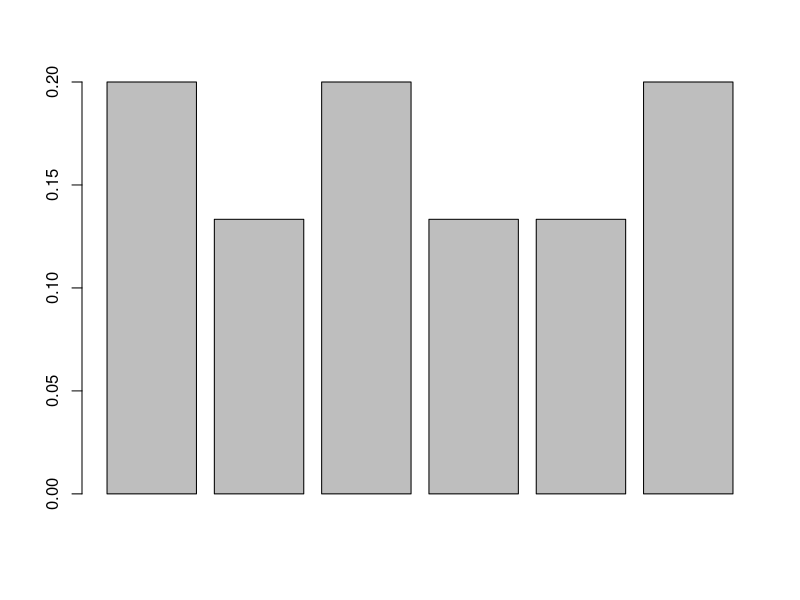

Generate this figure with R:
# Implement a R function multinom, which takes as arguments
#   i) a sample matrix (each row being one sample vector)
#   ii) a probability parameter vector p for a multinomial distribution 
#   iii) the number of trials n.
# The function computes and returns:
#   - the expectation value
#   - the population variance/covariance matrix
#   - the sample mean (R functions apply and mean)
#   - the sample covariance matrix (R function cov)
#   - the value of the probability mass function for each sample (Tip: you can use R function dmultinom)

# In addition multinom should show an appropriate bar diagram visualzing p.
# Test your function with 50 random drawings from the multinomial distribution in task 3 (R function rmultinom) 
# and show your obtained results. 

# ** How close are the empirical mean, variance and covariances 
# to the theoretically expected results? 
# Which behavior would you expect, if the number of samples is increased and decreased, 
# respectively? Please discuss.**

# Parameters
#   m: sample matrix
#   p: probability vector
#   n: number of trials
multinom <- function(m, p, n) {
  #   - the expectation value
  ex <- p*n
  print ('=============================')
  print ('Expectation Value')
  print (ex)
  
  #   - the population variance/covariance matrix
  var_m<-n*p*(1-p)
  print ('=============================')
  print ('Population variance')
  print (var_m)
  
  cov_m<-matrix(0,ncol=6,nrow=6)
  for (i in 1:length(p)) {
    for (j in 1:length(p)) {
      #print (-1 * n * i * j)
      cov_m[i,j] <- (-1 * n * p[i] * p[j])
    }
  }
  print ('=============================')
  print ('Population covariance matrix')
  print (cov_m)
  
  #   - the sample mean (R functions apply and mean)
  print ('=============================')
  print ('Sample Mean')
  print (apply(m, 2, mean))
  
  
  #   - the sample covariance matrix (R function cov)
  print ('=============================')
  print ('Sample Covariance Matrix')
  print (cov(m))
  
  #   - the value of the probability mass function for each sample (Tip: you can use R function dmultinom)
  print ('=============================')
  print ('Value of the probability mass function')
  print (apply(m, 1, function(x) dmultinom(x, prob=p)))
  
  # visualizing p
  barplot(p)
}


# probability vector
p <- c(0.2,0.4/3,0.2,0.4/3,0.4/3,0.2)
# number of trials
n <- 10
# sample matrix - 50 random drawings from the multinomial distribution, transpose the matrix (row=sample vector)
m<-t(rmultinom(50, n, p))

multinom(m,p,n)
